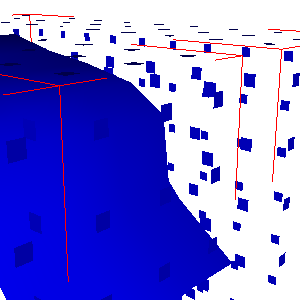

Recreate this plot in Python.
#!/usr/bin/env python

# Demonstrate multi-block PLOT3D data processing with shrink, outline
# corner, and contour filters rendered together.

import os

# Factory overrides
import vtkmodules.vtkInteractionStyle  # noqa: F401
import vtkmodules.vtkRenderingFreeType  # noqa: F401
import vtkmodules.vtkRenderingOpenGL2  # noqa: F401

from vtkmodules.vtkFiltersCore import vtkContourFilter
from vtkmodules.vtkFiltersExtraction import vtkExtractBlock
from vtkmodules.vtkFiltersGeneral import (
    vtkShrinkPolyData,
)
from vtkmodules.vtkFiltersGeometry import vtkCompositeDataGeometryFilter
from vtkmodules.vtkFiltersSources import vtkOutlineCornerFilter
from vtkmodules.vtkIOParallel import vtkMultiBlockPLOT3DReader
from vtkmodules.vtkRenderingCore import (
    vtkActor,
    vtkPolyDataMapper,
    vtkRenderWindow,
    vtkRenderWindowInteractor,
    vtkRenderer,
)

data_dir = os.environ.get("VPE_DATA_DIR", os.path.dirname(os.path.abspath(__file__)))

# Read multi-block PLOT3D data
reader = vtkMultiBlockPLOT3DReader()
reader.SetXYZFileName(os.path.join(data_dir, "mbwavelet_ascii.xyz"))
reader.SetQFileName(os.path.join(data_dir, "mbwavelet_ascii.q"))
reader.SetMultiGrid(1)
reader.SetBinaryFile(0)

# Geometry filter on full dataset
geometry_filter = vtkCompositeDataGeometryFilter()
geometry_filter.SetInputConnection(reader.GetOutputPort())

# Shrink
shrink = vtkShrinkPolyData()
shrink.SetShrinkFactor(0.2)
shrink.SetInputConnection(geometry_filter.GetOutputPort())

shrink_mapper = vtkPolyDataMapper()
shrink_mapper.SetInputConnection(shrink.GetOutputPort())

shrink_actor = vtkActor()
shrink_actor.SetMapper(shrink_mapper)
shrink_actor.GetProperty().SetColor(0, 0, 1)

# Outline corners
outline_corner_filter = vtkOutlineCornerFilter()
outline_corner_filter.SetInputConnection(reader.GetOutputPort())

geometry_filter_2 = vtkCompositeDataGeometryFilter()
geometry_filter_2.SetInputConnection(outline_corner_filter.GetOutputPort())

outline_corner_mapper = vtkPolyDataMapper()
outline_corner_mapper.SetInputConnection(geometry_filter_2.GetOutputPort())

outline_corner_actor = vtkActor()
outline_corner_actor.SetMapper(outline_corner_mapper)
outline_corner_actor.GetProperty().SetColor(1, 0, 0)

# Extract block 2 and contour
extract_block = vtkExtractBlock()
extract_block.SetInputConnection(reader.GetOutputPort())
extract_block.AddIndex(2)

contour = vtkContourFilter()
contour.SetInputConnection(extract_block.GetOutputPort())
contour.SetValue(0, 149)

geometry_filter_3 = vtkCompositeDataGeometryFilter()
geometry_filter_3.SetInputConnection(contour.GetOutputPort())

contour_mapper = vtkPolyDataMapper()
contour_mapper.SetInputConnection(geometry_filter_3.GetOutputPort())

contour_actor = vtkActor()
contour_actor.SetMapper(contour_mapper)
contour_actor.GetProperty().SetColor(1, 0, 0)

# Renderer
renderer = vtkRenderer()
renderer.AddActor(shrink_actor)
renderer.AddActor(outline_corner_actor)
renderer.AddActor(contour_actor)
renderer.SetBackground(1, 1, 1)

# Window
render_window = vtkRenderWindow()
render_window.SetMultiSamples(0)
render_window.AddRenderer(renderer)
render_window.SetSize(300, 300)
render_window.SetWindowName("multiblock")

# Scene
camera = renderer.GetActiveCamera()
camera.SetPosition(-5.1828, 5.89733, 8.97969)
camera.SetFocalPoint(14.6491, -2.08677, -8.92362)
camera.SetViewUp(0.210794, 0.95813, -0.193784)

# Interactor
interactor = vtkRenderWindowInteractor()
interactor.SetRenderWindow(render_window)

interactor.Initialize()
interactor.Start()
